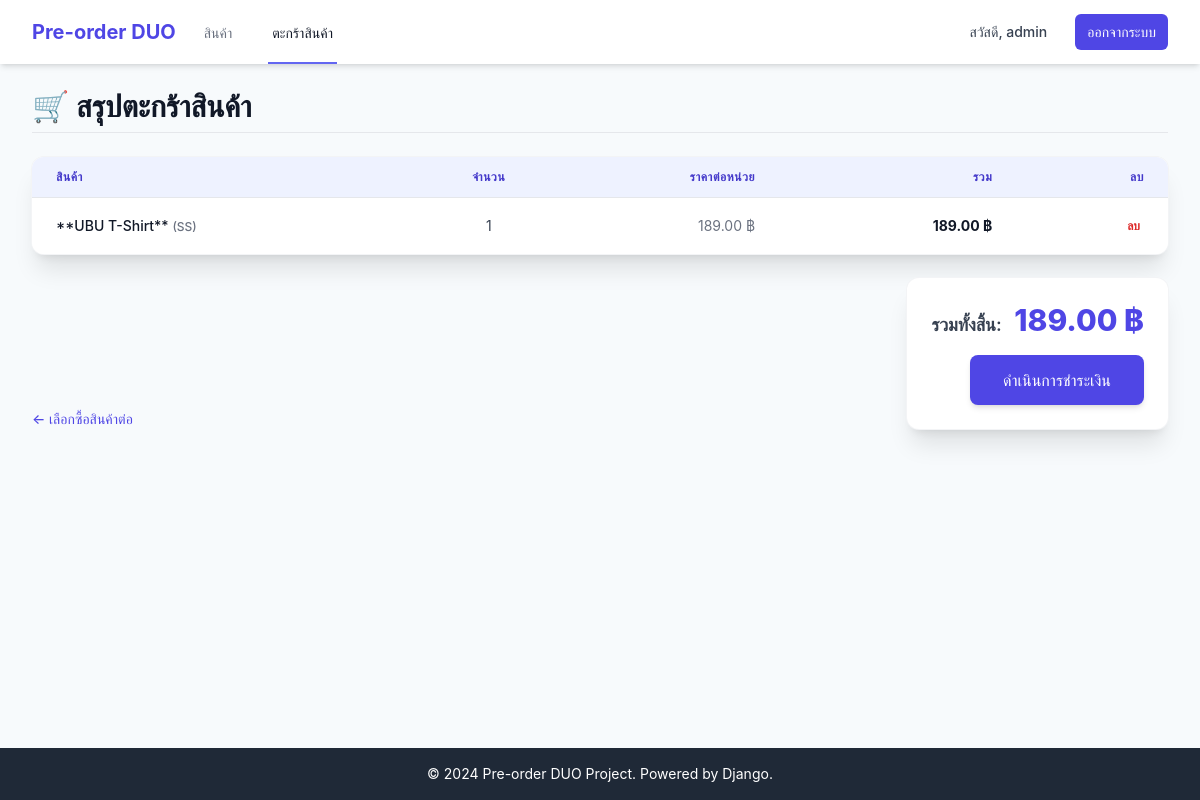
/orders/cart/ (signed in), run on an earlier commit of the app's database.
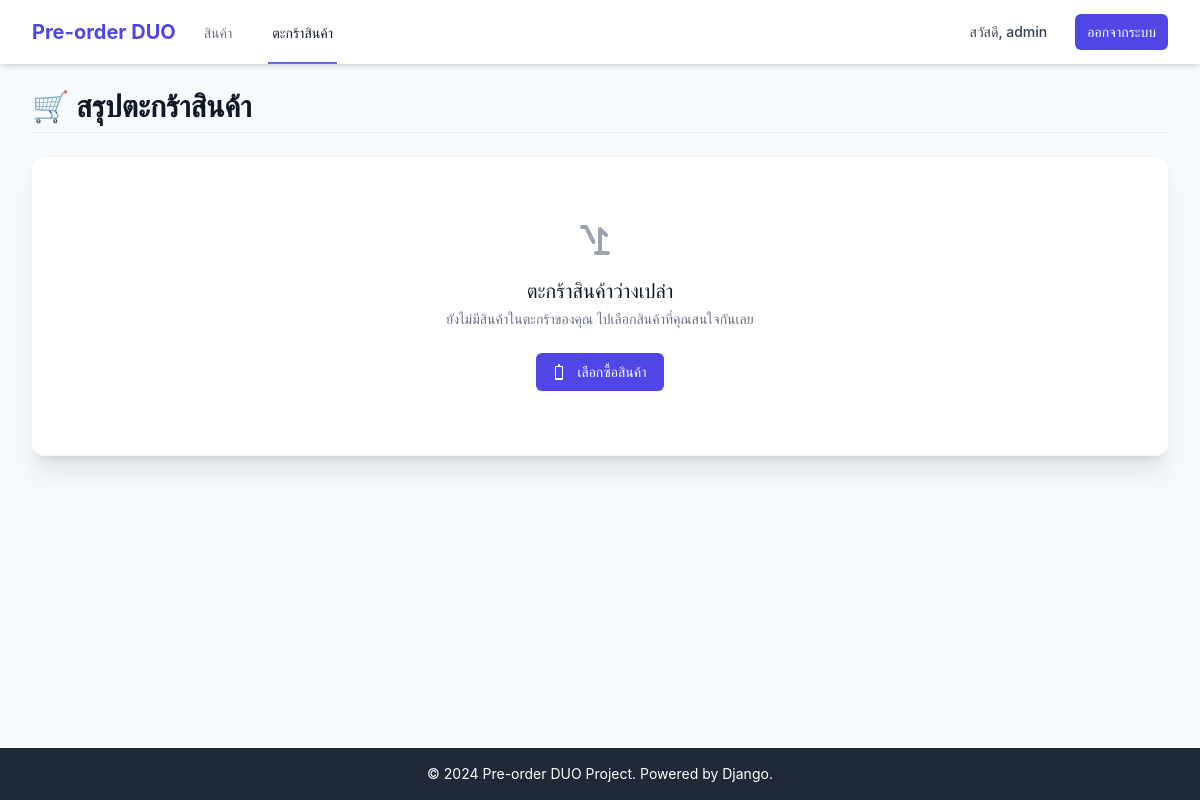
And on a later commit of the database.
### orders/models.py (models this page shows, shortened)
class CartItem(models.Model):
    variant = models.ForeignKey(f'{PRODUCT_APP_NAME}.ProductVariant', on_delete=models.CASCADE, verbose_name=_("ตัวเลือกสินค้า"))
    cart = models.ForeignKey(Cart, on_delete=models.CASCADE, related_name='items', verbose_name=_("ตะกร้า"))
    quantity = models.PositiveIntegerField(default=1, verbose_name=_("จำนวน"))
    price_at_addition = models.DecimalField(max_digits=10, decimal_places=2, verbose_name=_("ราคาต่อหน่วย"))
    created_at = models.DateTimeField(auto_now_add=True)
    updated_at = models.DateTimeField(auto_now=True)
    class Meta:
        verbose_name = _("รายการสินค้าในตะกร้า")
        verbose_name_plural = _("รายการสินค้าในตะกร้า")
        unique_together = ('cart', 'variant')
    @property
    def subtotal(self):
        return self.quantity * self.price_at_addition

class Cart(models.Model):
    user = models.OneToOneField(USER_MODEL, on_delete=models.CASCADE, null=True, blank=True)
    session_key = models.CharField(max_length=40, null=True, blank=True)
    created_at = models.DateTimeField(auto_now_add=True)
    updated_at = models.DateTimeField(auto_now=True)
    promotion_code = models.CharField(max_length=50, blank=True, null=True)
    discount_amount = models.DecimalField(max_digits=10, decimal_places=2, default=Decimal('0.00'))
    @property
    def total_subtotal(self):
        return sum(item.subtotal for item in self.items.all()) if self.items.exists() else Decimal('0.00')
    @property
    def grand_total(self):
        subtotal = self.total_subtotal
        return max(Decimal('0.00'), subtotal - self.discount_amount)

### products/models.py (models this page shows, shortened)
class ProductVariant(models.Model):
    product = models.ForeignKey(Product, on_delete=models.CASCADE, related_name='variants', verbose_name="สินค้า")
    size = models.CharField(max_length=50, verbose_name="ขนาด/ตัวเลือก") # เช่น S, M, L หรือ สีแดง, สีฟ้า
    original_price = models.DecimalField(max_digits=10, decimal_places=2, verbose_name="ราคาปกติ")
    current_price = models.DecimalField(max_digits=10, decimal_places=2, verbose_name="ราคาขายปัจจุบัน")
    stock = models.IntegerField(default=0, verbose_name="จำนวนในสต็อก")
    is_default = models.BooleanField(default=False, verbose_name="ตัวเลือกหลัก")
    class Meta:
        verbose_name_plural = "Product Variants"
        verbose_name = "Product Variant"
        unique_together = ('product', 'size')

class Product(models.Model):
    STATUS_CHOICES = [
        ('AVAILABLE', 'Available'),
        ('OUT_OF_STOCK', 'Out of Stock'),
        ('PRE_ORDER', 'Pre-order'),
        ('DISCONTINUED', 'Discontinued'),
    ]
    name = models.CharField(max_length=255, verbose_name="ชื่อสินค้า")
    slug = models.SlugField(unique=True, max_length=255, blank=True)
    description = models.TextField(verbose_name="รายละเอียดสินค้า")
    category = models.ForeignKey('Category', on_delete=models.SET_NULL, null=True, related_name='products', verbose_name="หมวดหมู่")
    brand = models.ForeignKey('Brand', on_delete=models.SET_NULL, null=True, related_name='products', verbose_name="แบรนด์")
    sku = models.CharField(max_length=50, unique=True, blank=True, null=True, verbose_name="SKU หลัก")
    status = models.CharField(max_length=20, choices=STATUS_CHOICES, default='AVAILABLE', verbose_name="สถานะสินค้า")
    is_featured = models.BooleanField(default=False, verbose_name="สินค้าแนะนำ")
    created_at = models.DateTimeField(auto_now_add=True)
    updated_at = models.DateTimeField(auto_now=True)
    image = models.ImageField(upload_to='products/%Y/%m/', blank=True, null=True, verbose_name="รูปภาพหลัก")
    class Meta:
        verbose_name_plural = "Products"
        verbose_name = "Product"
        ordering = ['name']

### orders/views.py (the view)
# urls.py: path('cart/', views.CartSummaryView.as_view(), name='cart'), # <-- name='cart'
class CartSummaryView(TemplateView):
    template_name = 'orders/cart_summary.html'
    def get_context_data(self, **kwargs):
        context = super().get_context_data(**kwargs)
        cart_manager = CartManager(self.request)
        cart = cart_manager.cart
        context['cart'] = cart
        context['cart_items'] = cart.items.select_related('variant__product').all()
        context['total_quantity'] = cart_manager.get_total_quantity()
        return context

### orders/cart.py (called while the page is built)
    def get_total_quantity(self) -> int:
        result = self.cart.items.aggregate(total_quantity=Sum('quantity'))
        return result['total_quantity'] or 0

### orders/templates/orders/cart_summary.html (shortened to what the changed rows need)
<!DOCTYPE html>
<html lang="th">
<head>
    <script src="https://cdn.tailwindcss.com"></script>
</head>
<body class="min-h-screen flex flex-col">
    <main class="flex-grow max-w-7xl mx-auto py-6 px-4 sm:px-6 lg:px-8 w-full">
        <h1 class="text-3xl font-extrabold text-gray-900 mb-6 border-b pb-2">🛒 สรุปตะกร้าสินค้า</h1>
        {% if cart_items %}
            <div class="bg-white shadow-xl ring-1 ring-gray-100 sm:rounded-xl overflow-hidden mb-6">
                <table class="min-w-full divide-y divide-gray-200">
                    <thead class="bg-indigo-50">
                        <tr>
                            <th scope="col" class="px-6 py-3 text-left text-xs font-semibold text-indigo-700 uppercase tracking-wider">สินค้า</th>
                            <th scope="col" class="px-6 py-3 text-center text-xs font-semibold text-indigo-700 uppercase tracking-wider w-20">จำนวน</th>
                            <th scope="col" class="px-6 py-3 text-right text-xs font-semibold text-indigo-700 uppercase tracking-wider hidden sm:table-cell">ราคาต่อหน่วย</th>
                            <th scope="col" class="px-6 py-3 text-right text-xs font-semibold text-indigo-700 uppercase tracking-wider">รวม</th>
                            <th scope="col" class="px-6 py-3 text-right text-xs font-semibold text-indigo-700 uppercase tracking-wider">ลบ</th>
                        </tr>
                    </thead>
                    <tbody class="bg-white divide-y divide-gray-200">
                    {% for item in cart_items %}
                        <tr>
                            <td class="px-6 py-4 text-sm font-medium text-gray-900">
                                **{{ item.variant.product.name }}**
                                <span class="text-gray-500 text-xs">({{ item.variant.size }})</span>
                            </td>
                            <td class="px-6 py-4 text-sm text-gray-700 text-center">
                                {{ item.quantity }}
                            </td>
                            <td class="px-6 py-4 text-sm text-gray-500 text-right hidden sm:table-cell">{{ item.price_at_addition|floatformat:2 }} ฿</td>
                            <td class="px-6 py-4 text-sm font-bold text-gray-900 text-right">{{ item.subtotal|floatformat:2 }} ฿</td>
                            <td class="px-6 py-4 text-right text-sm font-medium">
                                <form action="{% url 'orders:remove_from_cart' %}" method="POST" class="inline-block" onsubmit="return confirm('คุณต้องการลบสินค้าชิ้นนี้ออกจากตะกร้าใช่หรือไม่?');">
                                    <button type="submit"
                                        class="text-red-600 hover:text-red-900 text-xs font-semibold p-1 rounded-full transition duration-150">
                                        ลบ
                                    </button>
                                </form>
                            </td>
                        </tr>
                    {% endfor %}
                    </tbody>
                </table>
            </div>
            <div class="flex flex-col sm:flex-row justify-between items-end">
                <a href="{% url 'products:product_list' %}" class="text-indigo-600 hover:text-indigo-800 font-medium text-sm mb-4 sm:mb-0">
                    ← เลือกซื้อสินค้าต่อ
                </a>
                <div class="p-6 bg-white shadow-xl ring-1 ring-gray-100 rounded-xl text-right w-full sm:w-auto">
                    <p class="text-lg font-semibold text-gray-700 mb-4">
                        รวมทั้งสิ้น:
                        <span class="text-3xl font-extrabold text-indigo-600 ml-2">{{ cart.grand_total|floatformat:2 }} ฿</span>
                    </p>
                    <a href="{% url 'orders:checkout' %}"
                        class="inline-flex justify-center py-3 px-8 border border-transparent shadow-md text-base font-medium rounded-lg text-white bg-indigo-600 hover:bg-indigo-700 focus:outline-none focus:ring-4 focus:ring-indigo-300 transition duration-150 transform hover:scale-[1.02]">
                        ดำเนินการชำระเงิน
                    </a>
                </div>
            </div>
        {% else %}
            <div class="text-center py-16 bg-white shadow-xl ring-1 ring-gray-100 rounded-xl">
                <svg class="mx-auto h-12 w-12 text-gray-400" xmlns="http://www.w3.org/2000/svg" fill="none" viewBox="0 0 24 24" stroke="currentColor" aria-hidden="true">
                    <path stroke-linecap="round" stroke-linejoin="round" stroke-width="2" d="M3 3h2l3.75 7.5M10 16h6M12 4l3 3m-3-3v12" />
                </svg>
                <h3 class="mt-2 text-xl font-medium text-gray-900">ตะกร้าสินค้าว่างเปล่า</h3>
                <p class="mt-1 text-sm text-gray-500">
                    ยังไม่มีสินค้าในตะกร้าของคุณ ไปเลือกสินค้าที่คุณสนใจกันเลย
                </p>
                <div class="mt-6">
                    <a href="{% url 'products:product_list' %}" class="inline-flex items-center px-4 py-2 border border-transparent shadow-sm text-sm font-medium rounded-md text-white bg-indigo-600 hover:bg-indigo-700 focus:outline-none focus:ring-2 focus:ring-offset-2 focus:ring-indigo-500">
                        <svg class="-ml-1 mr-2 h-5 w-5" xmlns="http://www.w3.org/2000/svg" viewBox="0 0 20 20" fill="currentColor" aria-hidden="true">
                            <path fill-rule="evenodd" d="M10 2a1 1 0 011 1v1h2a1 1 0 011 1v12a1 1 0 01-1 1H7a1 1 0 01-1-1V5a1 1 0 011-1h2V3a1 1 0 011-1zm3 3H7v11h6V5z" clip-rule="evenodd" />
                        </svg>
                        เลือกซื้อสินค้า
                    </a>
                </div>
            </div>
        {% endif %}
    </main>
</body>
</html>

What changed in the data, as far as the page shows it:
removed CartItem: variant.product.name "UBU T-Shirt", variant.size "SS", quantity "1", price_at_addition "189.00", subtotal "189.00"
no longer on this page (row unchanged): Cart: grand_total "189.00"
Also different on the page:
text no longer shown: "สินค้า จำนวน ราคาต่อหน่วย รวม ลบ ← เลือกซื้อสินค้าต่อ รวมทั้งสิ้น: ฿ ดำเนินการชำระเงิน"
text now shown: "ตะกร้าสินค้าว่างเปล่า ยังไม่มีสินค้าในตะกร้าของคุณ ไปเลือกสินค้าที่คุณสนใจกันเลย เลือกซื้อสินค้า"
